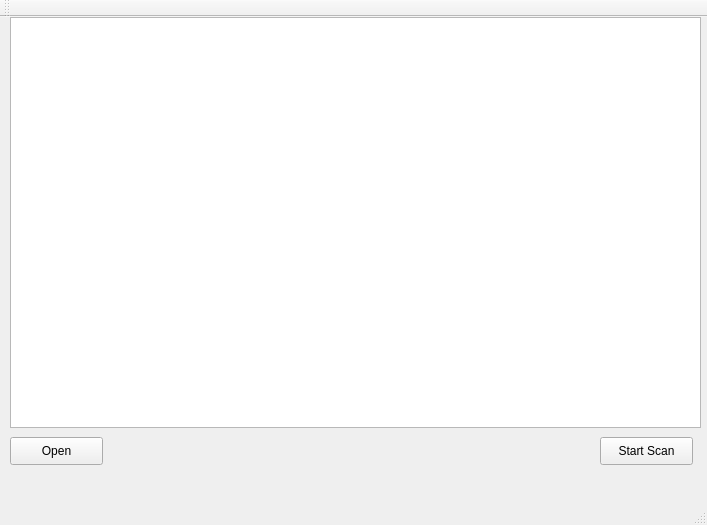
<?xml version="1.0" encoding="UTF-8"?>
<ui version="4.0">
 <class>MainWindow</class>
 <widget class="QMainWindow" name="MainWindow">
  <property name="geometry">
   <rect>
    <x>0</x>
    <y>0</y>
    <width>707</width>
    <height>525</height>
   </rect>
  </property>
  <property name="minimumSize">
   <size>
    <width>707</width>
    <height>525</height>
   </size>
  </property>
  <property name="maximumSize">
   <size>
    <width>707</width>
    <height>525</height>
   </size>
  </property>
  <property name="windowTitle">
   <string>MainWindow</string>
  </property>
  <widget class="QWidget" name="centralWidget">
   <widget class="QTextEdit" name="textEdit">
    <property name="geometry">
     <rect>
      <x>10</x>
      <y>0</y>
      <width>691</width>
      <height>411</height>
     </rect>
    </property>
    <property name="maximumSize">
     <size>
      <width>691</width>
      <height>411</height>
     </size>
    </property>
   </widget>
   <widget class="QPushButton" name="pushButton">
    <property name="geometry">
     <rect>
      <x>10</x>
      <y>420</y>
      <width>93</width>
      <height>28</height>
     </rect>
    </property>
    <property name="text">
     <string>Open</string>
    </property>
   </widget>
   <widget class="QPushButton" name="pushButton_2">
    <property name="geometry">
     <rect>
      <x>600</x>
      <y>420</y>
      <width>93</width>
      <height>28</height>
     </rect>
    </property>
    <property name="text">
     <string>Start Scan</string>
    </property>
   </widget>
   <widget class="QLabel" name="label">
    <property name="geometry">
     <rect>
      <x>130</x>
      <y>420</y>
      <width>211</width>
      <height>20</height>
     </rect>
    </property>
    <property name="text">
     <string/>
    </property>
   </widget>
  </widget>
  <widget class="QMenuBar" name="menuBar">
   <property name="geometry">
    <rect>
     <x>0</x>
     <y>0</y>
     <width>707</width>
     <height>26</height>
    </rect>
   </property>
  </widget>
  <widget class="QToolBar" name="mainToolBar">
   <attribute name="toolBarArea">
    <enum>TopToolBarArea</enum>
   </attribute>
   <attribute name="toolBarBreak">
    <bool>false</bool>
   </attribute>
  </widget>
  <widget class="QStatusBar" name="statusBar"/>
 </widget>
 <layoutdefault spacing="6" margin="11"/>
 <resources/>
 <connections/>
</ui>
